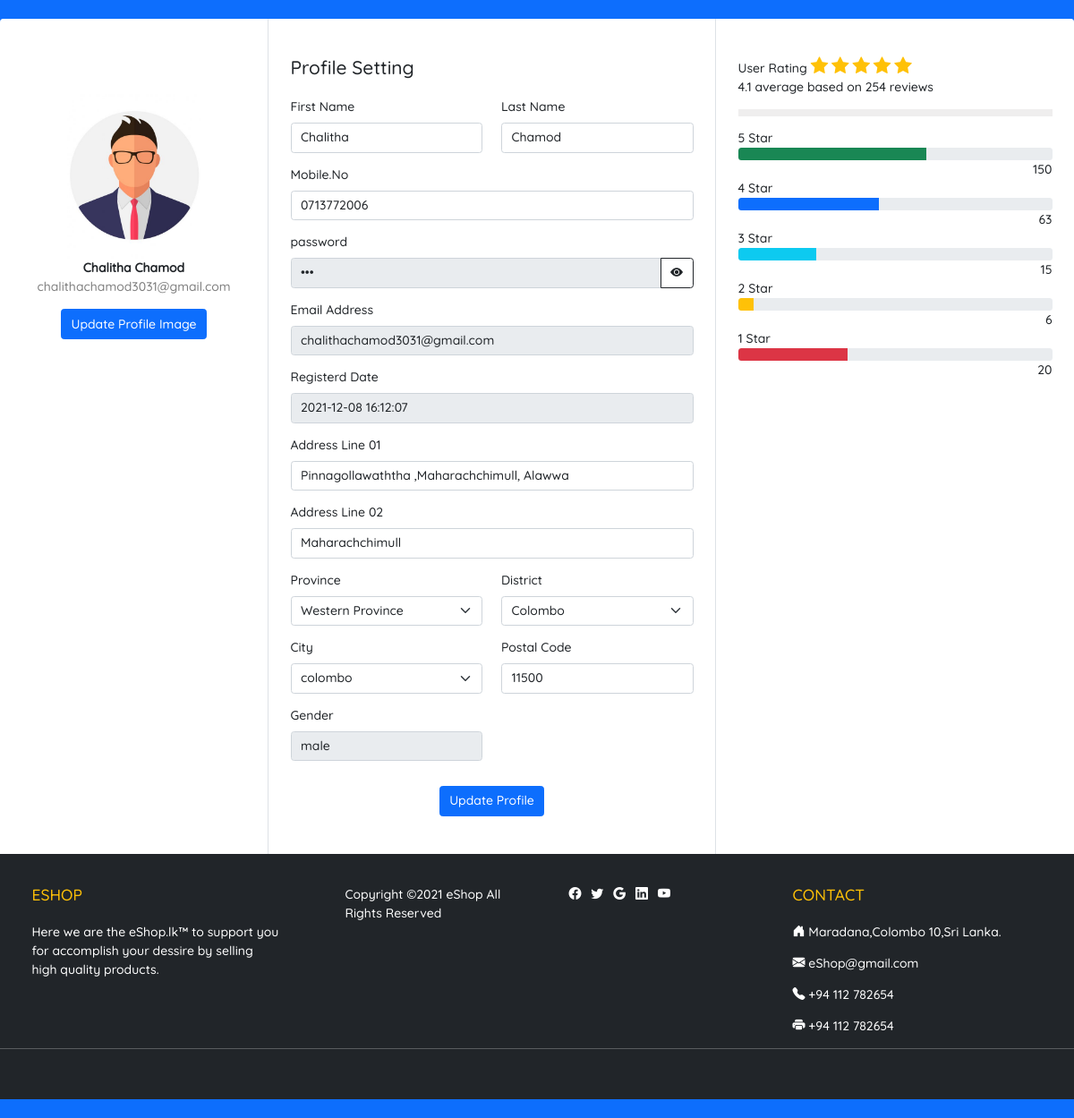
The page /eshop/userprofile.php (signed in) on the database its author committed.
### tables this page shows
CREATE TABLE IF NOT EXISTS `profile_img` (
  `code` varchar(50) NOT NULL,
  `user_email` varchar(100) NOT NULL,
  PRIMARY KEY (`code`),
  KEY `FK__user` (`user_email`),
  CONSTRAINT `FK__user` FOREIGN KEY (`user_email`) REFERENCES `user` (`email`)
);

CREATE TABLE IF NOT EXISTS `user_has_address` (
  `id` int NOT NULL AUTO_INCREMENT,
  `line1` text NOT NULL,
  `line2` text NOT NULL,
  `user_email` varchar(100) NOT NULL,
  `city_id` int NOT NULL,
  PRIMARY KEY (`id`),
  KEY `FK_user_has_address_user` (`user_email`),
  KEY `FK_user_has_address_city` (`city_id`),
  CONSTRAINT `FK_user_has_address_city` FOREIGN KEY (`city_id`) REFERENCES `city` (`id`),
  CONSTRAINT `FK_user_has_address_user` FOREIGN KEY (`user_email`) REFERENCES `user` (`email`)
);

CREATE TABLE IF NOT EXISTS `province` (
  `id` int NOT NULL AUTO_INCREMENT,
  `name` varchar(50) DEFAULT NULL,
  PRIMARY KEY (`id`)
);

CREATE TABLE IF NOT EXISTS `district` (
  `id` int NOT NULL AUTO_INCREMENT,
  `name` varchar(50) NOT NULL,
  `province_id` int NOT NULL,
  PRIMARY KEY (`id`),
  KEY `FK_district_province` (`province_id`),
  CONSTRAINT `FK_district_province` FOREIGN KEY (`province_id`) REFERENCES `province` (`id`)
);

CREATE TABLE IF NOT EXISTS `city` (
  `id` int NOT NULL AUTO_INCREMENT,
  `name` varchar(50) NOT NULL,
  `postal_code` varchar(6) NOT NULL,
  `district_id` int NOT NULL,
  PRIMARY KEY (`id`),
  KEY `FK__district` (`district_id`),
  CONSTRAINT `FK__district` FOREIGN KEY (`district_id`) REFERENCES `district` (`id`)
);

CREATE TABLE IF NOT EXISTS `gender` (
  `id` int NOT NULL AUTO_INCREMENT,
  `name` varchar(10) DEFAULT NULL,
  PRIMARY KEY (`id`)
);

### eshop/connection.php (called while the page is built, shortened)
<?php
class Database
{
    public static $connection;
    public static function setUpConnection()
    {
        if (!isset(Database::$connection)) {
            Database::$connection = new mysqli("localhost", "root", "your_password", "eshop", "3306");
        }
    }
    public static function search($q)
    {
        $resultset = Database::$connection->query($q);
        return $resultset;
    }
}

### eshop/userprofile.php (the view, shortened to what this page needs)
<?php
require "connection.php";
if (isset($_SESSION["u"])) {
?>
    <!DOCTYPE html>
    <html>
    <head>
        <link rel="stylesheet" href="https://cdn.jsdelivr.net/npm/bootstrap-icons@1.7.2/font/bootstrap-icons.css">
        <link rel="stylesheet" href="https://cdn.jsdelivr.net/npm/bootstrap@5.0.0-alpha1/dist/css/bootstrap.min.css" />
        <link rel="stylesheet" href="https://cdnjs.cloudflare.com/ajax/libs/font-awesome/4.7.0/css/font-awesome.min.css">
        <link rel="stylesheet" href="bootstrap.css" />
        <link rel="stylesheet" href="style.css" />
    </head>
    <body class="bg-primary">
        <div class="container-fluid bg-body rounded mt-4 mb-4">
            <div class="row">
                <div class="col-md-3 border-end">
                    <div class="d-flex flex-column align-items-center text-center p-3 py-5">
                        <?php
                        $profileImg = Database::search("SELECT * FROM `profile_img` WHERE `user_email` = '" . $_SESSION["u"]["email"] . "'");
                        $pn = $profileImg->num_rows;
                        if ($pn == 1) {
                            $p = $profileImg->fetch_assoc();
                        ?>
                            <img class="rounded mt-5" width="150px" src="<?php echo $p["code"]; ?>" id="prev0" />
                        <?php
                        } else {
                        ?>
                            <img class="rounded mt-5" width="150px" src="resources/profile.svg" id="prev0" />
                        <?php
                        }
                        ?>
                        <span class="fw-bold"><?php echo $_SESSION["u"]["fname"] . " " . $_SESSION["u"]["lname"]; ?></span>
                        <span class="text-black-50"><?php echo $_SESSION["u"]["email"]; ?></span>
                        <label class="btn btn-primary mt-3" for="profileimg" onclick="changeImage();">Update Profile Image</label>
                    </div>
                </div>
                <div class="col-md-5 border-end">
                    <div class="p-3 py-5">
                        <div class="d-flex justify-content-between align-items-center mb-3">
                            <h4>Profile Setting</h4>
                        </div>
                        <div class="row mt-2">
                            <div class="col-md-6">
                                <label class="form-label">First Name</label>
                                <input type="text" class="form-control" id="fname" placeholder="First Name" value="<?php echo $_SESSION["u"]["fname"] ?>" />
                            </div>
                            <div class="col-md-6">
                                <label class="form-label">Last Name</label>
                                <input type="text" class="form-control" id="lname" placeholder="Last Name" value="<?php echo $_SESSION["u"]["lname"] ?>" />
                            </div>
                        </div>
                        <div class="row mt-3">
                            <div class="col-md-12 mb-3">
                                <label class="form-label">Mobile.No</label>
                                <input type="text" class="form-control" id="mobile" placeholder="enter your mobile number" value="<?php echo $_SESSION["u"]["mobile"] ?>" />
                            </div>
                            <div class="col-md-12 mb-3">
                                <label class="form-label">password</label>
                                <div class="input-group">
                                    <input readonly type="password" class="form-control" placeholder="enter your password" id="field" value="<?php echo $_SESSION["u"]["password"] ?>" aria-describedby="button-addon2">
                                    <button class="btn btn-outline-dark" type="button" id="pButton" onclick="prButton();"><i class="bi bi-eye-fill"></i></button>
                                </div>
                            </div>
                            <div class="col-md-12 mb-3">
                                <label class="form-label">Email Address</label>
                                <input readonly type="email" class="form-control" placeholder="enter your email address" value="<?php echo $_SESSION["u"]["email"]; ?>" />
                            </div>
                            <div class="col-md-12 mb-3">
                                <label class="form-label">Registerd Date</label>
                                <input readonly type="text" class="form-control" placeholder="enter your register date" value="<?php echo $_SESSION["u"]["register_date"] ?>" />
                            </div>
                            <?php
                            $usermail = $_SESSION["u"]["email"];
                            $address = Database::search("SELECT * FROM `user_has_address` WHERE `user_email` = '" . $usermail . "'");
                            $n = $address->num_rows;
                            if ($n > 0) {
                                $d = $address->fetch_assoc();
                                $city = Database::search("SELECT * FROM `city` WHERE `id` = '" . $d["city_id"] . "'");
                                $cf = $city->fetch_assoc();
                                $district = Database::search("SELECT * FROM `district` WHERE `id` = '" . $cf["district_id"] . "'");
                                $df = $district->fetch_assoc();
                                $province = Database::search("SELECT * FROM `province` WHERE `id` = '" . $df["province_id"] . "'");
                                $pf = $province->fetch_assoc();
                            ?>
                                <div class="col-md-12 mb-3">
                                    <label class="form-label">Address Line 01</label>
                                    <input type="text" class="form-control" id="addline1" placeholder="Address Line 01" value="<?php echo $d["line1"] ?>" />
                                </div>
                                <div class="col-md-12 mb-3">
                                    <label class="form-label">Address Line 02</label>
                                    <input type="text" class="form-control" id="addline2" placeholder="Address Line 02" value="<?php echo $d["line2"] ?>" />
                                </div>
                                <div class="col-md-6 mb-3">
                                    <label class="form-label">Province</label>
                                    <select class="form-select">
                                        <option value="<?php echo $pf["id"] ?>"><?php echo $pf["name"] ?> </option>
                                    </select>
                                </div>
                                <div class="col-md-6 mb-3">
                                    <label class="form-label">District</label>
                                    <select class="form-select">
                                        <option value="<?php echo $df["id"] ?>"><?php echo $df["name"] ?> </option>
                                    </select>
                                </div>
                                <div class="col-md-6 mb-3">
                                    <label class="form-label">City</label>
                                    <select class="form-select" id="usercity">
                                        <option value="<?php echo $cf["id"] ?>"><?php echo $cf["name"] ?> </option>
                                    </select>
                                </div>
                                <div class="col-md-6 mb-3">
                                    <label class="form-label">Postal Code</label>
                                    <?php
                                    $pc = Database::search("SELECT * FROM `city` WHERE `id` = '" . $d["city_id"] . "' ");
                                    $pcnum = $pc->num_rows;
                                    for ($x = 1; $x <= $pcnum; $x++) {
                                        $row4 = $pc->fetch_assoc();
                                    ?>
                                        <input type="text" class="form-control" placeholder="Postal Code" value="<?php echo $row4["postal_code"]; ?>" />
                                    <?php
                                    }
                                    ?>
                                </div>
                            <?php
                            }
                            ?>
                            <div class="col-md-6 mb-3">
                                <label class="form-label">Gender</label>
                                <?php
                                $gid = $_SESSION["u"]["gender"];
                                $g = Database::search("SELECT * FROM `gender` WHERE `id` = '" . $gid . "'");
                                $gf = $g->fetch_assoc();
                                ?>
                                <input type="text" class="form-control" placeholder="gender" readonly value="<?php echo $gf["name"]; ?>" />
                            </div>
                            <div class="mt-3 text-center">
                                <button class="btn btn-primary" type="submit" onclick="updateProfile();">Update Profile</button>
                            </div>
                        </div>
                    </div>
                </div>
                <div class="col-md-4">
                    <div class="p-3 py-5">
                        <div class="col-md-12">
                            <span class="header">User Rating</span>
                            <span class="fa fa-star fs-4 text-warning"></span>
                            <span class="fa fa-star fs-4 text-warning"></span>
                            <span class="fa fa-star fs-4 text-warning"></span>
                            <span class="fa fa-star fs-4 text-warning"></span>
                            <span class="fa fa-star fs-4 text-warning"></span>
                            <p>4.1 average based on 254 reviews</p>
                            <hr class="hr-break-1" />
                        </div>
                        <div class="col-12">
                            <div class="row">
                                <div class="col-12 side">
                                    <span>5 Star</span>
                                </div>
                                <div class="col-12">
                                    <div class="progress">
                                        <div class="progress-bar bg-success" role="progressbar" style="width: 60%" aria-valuenow="25" aria-valuemin="0" aria-valuemax="100">
                                        </div>
                                    </div>
                                    <div class="col-12 text-end">
                                        <span>150</span>
                                    </div>
                                </div>
                                <div class="col-12 side">
                                    <span>4 Star</span>
                                </div>
                                <div class="col-12">
                                    <div class="progress">
                                        <div class="progress-bar bg-primary" role="progressbar" style="width: 45%" aria-valuenow="25" aria-valuemin="0" aria-valuemax="100">
                                        </div>
                                    </div>
                                    <div class="col-12 text-end">
                                        <span>63</span>
                                    </div>
                                </div>
                                <div class="col-12 side">
                                    <span>3 Star</span>
                                </div>
                                <div class="col-12">
                                    <div class="progress">
                                        <div class="progress-bar bg-info" role="progressbar" style="width: 25%" aria-valuenow="25" aria-valuemin="0" aria-valuemax="100">
                                        </div>
                                    </div>
                                    <div class="col-12 text-end">
                                        <span>15</span>
                                    </div>
                                </div>
                                <div class="col-12 side">
                                    <span>2 Star</span>
                                </div>
                                <div class="col-12">
                                    <div class="progress">
                                        <div class="progress-bar bg-warning" role="progressbar" style="width: 5%" aria-valuenow="25" aria-valuemin="0" aria-valuemax="100">
                                        </div>
                                    </div>
                                    <div class="col-12 text-end">
                                        <span>6</span>
                                    </div>
                                </div>
                                <div class="col-12 side">
                                    <span>1 Star</span>
                                </div>
                                <div class="col-12">
                                    <div class="progress">
                                        <div class="progress-bar bg-danger" role="progressbar" style="width: 35%" aria-valuenow="25" aria-valuemin="0" aria-valuemax="100">
                                        </div>
                                    </div>
                                    <div class="col-12 text-end">
                                        <span>20</span>
                                    </div>
                                </div>
                            </div>
                        </div>
                    </div>
                </div>
                <?php
                require "footer.php";
                ?>
            </div>
        </div>
    </body>
    </html>
<?php
} else {
?>
    <Script>
        window.location = "index.php";
    </Script>
<?php
}
?>

### eshop/style.css (style rules this page uses)
* { font-family: "Quicksand"; font-size: 14px; }
.hr-break-1 { border-style: solid; border-color: rgb(194, 190, 190); border-width: 4px; }
.side { float: left; }

### rows shown on the page
profile_img: code (picture)
user_has_address: line1 "Pinnagollawaththa ,Maharachchimull, Alawwa", line2 "Maharachchimull"
province: name "Western Province"
district: name "Colombo"
city: name "colombo", postal_code "11500"
gender: name "male"

### other values the page prints
$_SESSION["u"]["fname"] "Chalitha"
$_SESSION["u"]["lname"] "Chamod"
$_SESSION["u"]["email"] "chalithachamod3031@gmail.com"
